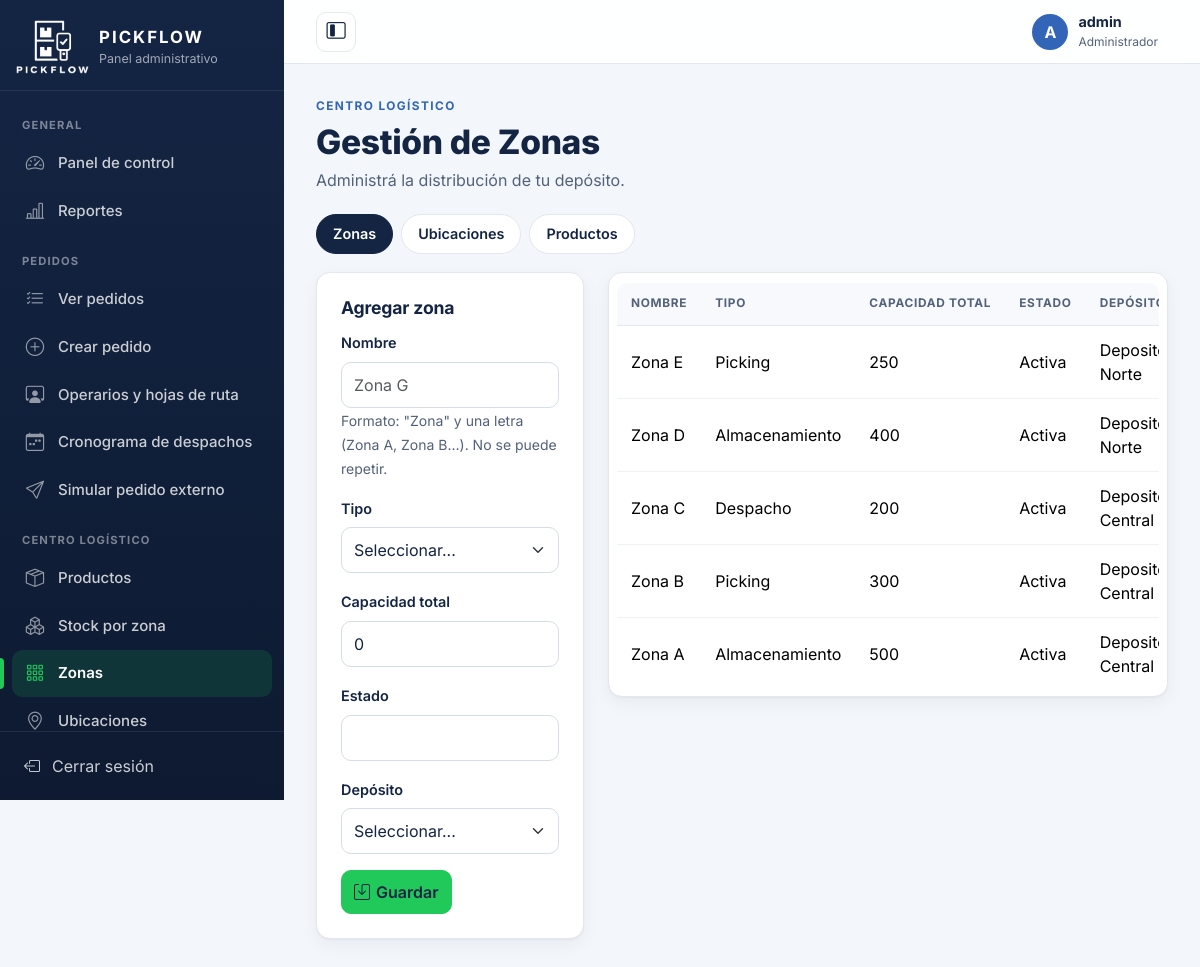
/index.php?c=logistica&tipo=zonas (signed in), run on an earlier commit of the app's database.
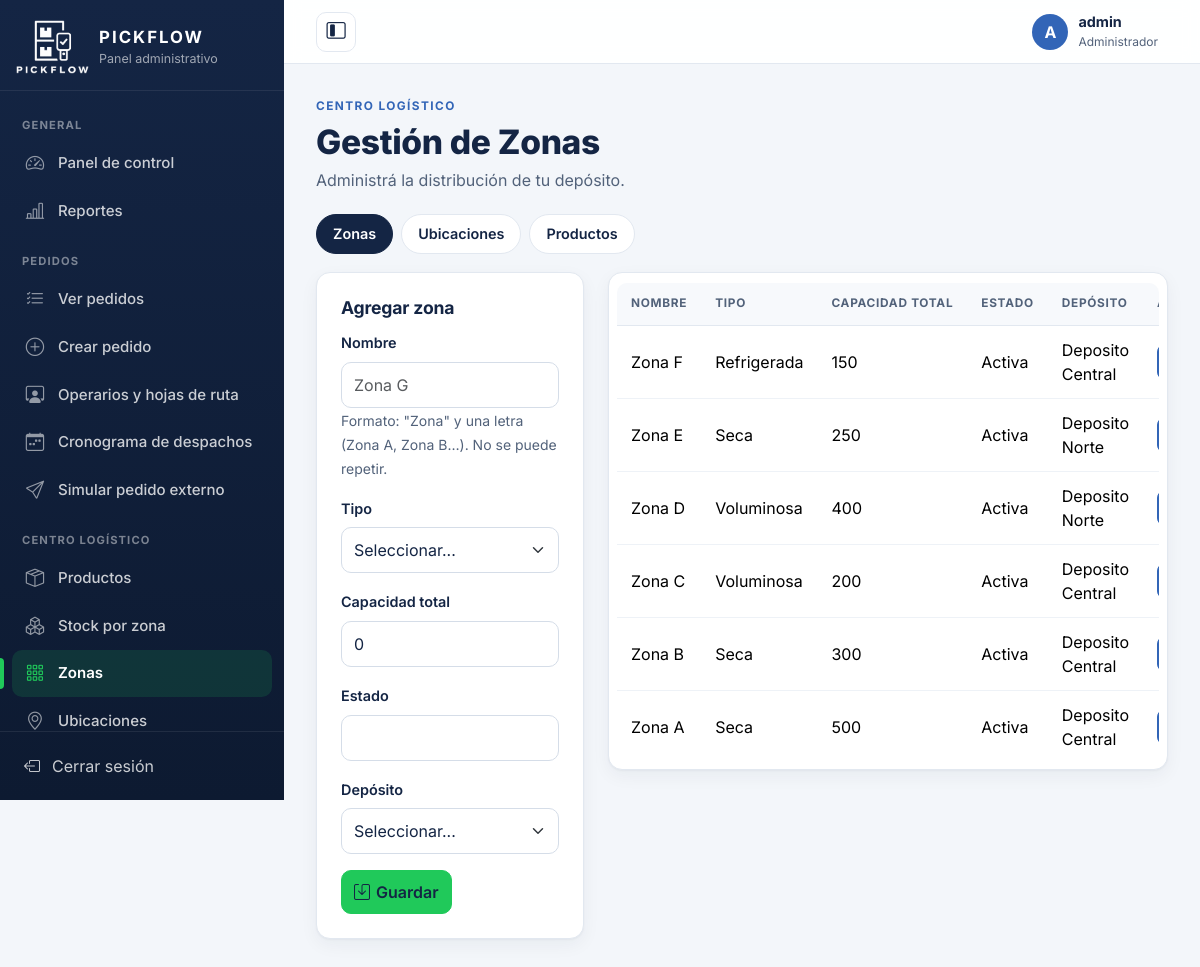
And on a later commit of the database.
### tables this page shows
CREATE TABLE Zona (
    id_zona INT AUTO_INCREMENT PRIMARY KEY,
    nombre VARCHAR(100) NOT NULL,
    tipo VARCHAR(30) NOT NULL,                  
    capacidad_total INT NOT NULL DEFAULT 0,
    estado VARCHAR(20) NOT NULL,
    id_deposito INT NOT NULL,
    FOREIGN KEY (id_deposito) REFERENCES Deposito(id_deposito)
);

CREATE TABLE Deposito (
    id_deposito INT AUTO_INCREMENT PRIMARY KEY,
    nombre VARCHAR(100) NOT NULL,
    direccion VARCHAR(150) NOT NULL,
    localidad VARCHAR(100) NOT NULL
);

### controller/Controlador.php (called while the page is built, shortened)
<?php
abstract class Controlador
{
    protected function vista($vista, array $datos = [])
    {
        $datos['csrf'] = $this->tokenCsrf();
        $datos['sesion'] = ['usuario' => (string)($_SESSION['usuario'] ?? ''), 'rol' => $this->rol(), 'foto' => $this->fotoUsuario()];
        extract($datos);
        require RAIZ . '/view/' . $vista . '.php';
    }
    protected function rol()
    {
        return $_SESSION['rol'] ?? '';
    }
    protected function fotoUsuario()
    {
        if ($this->rol() !== 'operario') {
            return null;
        }
        return fotoPerfil($_SESSION['foto']);
    }
    protected function tokenCsrf()
    {
        return $_SESSION['csrf'];
    }
}

### controller/LogisticaController.php (called while the page is built, shortened)
<?php
class LogisticaController extends Controlador
{
    public function index()
    {
        $esZona = ($_GET['tipo'] ?? 'zonas') !== 'ubicaciones';
        $tipo = $esZona ? 'zonas' : 'ubicaciones';
        $modelo = $esZona ? new Zona() : new Ubicacion();
        $campos = $esZona
            ? ['nombre', 'tipo', 'capacidad_total', 'estado', 'id_deposito']
            : ['pasillo', 'estante', 'posicion', 'disponible', 'id_zona'];
        $error = '';
        $previo = null;
        $editar = isset($_GET['editar']) ? $modelo->buscar((int)$_GET['editar']) : null;
        $this->vista('admin/logistica', [
            'tipo' => $tipo,
            'esZona' => $esZona,
            'campos' => $campos,
            'etiquetas' => $esZona
                ? ['Nombre', 'Tipo', 'Capacidad total', 'Estado', 'Depósito']
                : ['Pasillo', 'Estantería', 'Nivel', 'Disponible', 'Zona'],
            'clave' => $esZona ? 'id_zona' : 'id_ubicacion',
            'filas' => $esZona ? $modelo->listarConDeposito() : $modelo->listarConZona(),
            'opciones' => [
                'id_deposito' => (new Deposito())->listar(),
                'id_zona' => (new Zona())->listar(),
            ],
            'tiposZona' => Zona::TIPOS,
            'formatosUbicacion' => Ubicacion::FORMATOS,
            'editar' => $editar,
            'valoresForm' => $previo ?? $editar,
            'error' => $error,
            'mensaje' => (string)($_GET['mensaje'] ?? ''),
        ]);
    }
}

### index.php (called while the page is built, shortened)
<?php
require RAIZ . '/model/Conexion.php';
require RAIZ . '/model/Modelo.php';
require RAIZ . '/view/ayudas.php';
require RAIZ . '/controller/Controlador.php';
$accion = $_GET['a'] ?? 'index';
$controlador = new $rutas[$nombre]();
$controlador->$accion();

### view/ayudas.php (called while the page is built, shortened)
<?php
function e($texto)
{
    return htmlspecialchars((string)$texto, ENT_QUOTES, 'UTF-8');
}
function url($controlador = 'inicio', $accion = 'index', array $parametros = [])
{
    $ruta = ['c' => $controlador];
    if ($accion !== 'index') {
        $ruta['a'] = $accion;
    }
    return 'index.php?' . http_build_query($ruta + $parametros, '', '&', PHP_QUERY_RFC3986);
}
function recurso($ruta)
{
    $archivo = __DIR__ . '/../' . $ruta;
    return strpos($ruta, '://') === false && is_file($archivo) ? $ruta . '?v=' . filemtime($archivo) : $ruta;
}

### model/Modelo.php (called while the page is built, shortened)
<?php
abstract class Modelo
{
    protected $db;
    public function __construct()
    {
        $this->db = Conexion::obtener();
    }
    protected function preparar($sql, $tipos = '', array $parametros = [])
    {
        $stmt = $this->db->prepare($sql);
        $stmt->execute();
        return $stmt;
    }
    protected function filas($sql, $tipos = '', array $parametros = [])
    {
        $stmt = $this->preparar($sql, $tipos, $parametros);
        $resultado = $stmt->get_result();
        $filas = $resultado ? $resultado->fetch_all(MYSQLI_ASSOC) : [];
        return $filas;
    }
}

### model/Conexion.php (called while the page is built, shortened)
<?php
class Conexion
{
    private static $conexion = null;
    public static function obtener()
    {
        if (self::$conexion === null) {
            try {
                $conexion = new mysqli(self::SERVIDOR, self::USUARIO, self::PASSWORD, self::BASE_DATOS, self::PUERTO);
            } catch (mysqli_sql_exception $ex) {
                error_log('PICKFLOW: error de conexión MySQL: ' . $ex->getMessage());
                http_response_code(503);
                exit('No se pudo conectar con la base de datos. Verificá que MySQL esté iniciado.');
            }
            $conexion->set_charset('utf8mb4');
            $conexion->query("SET time_zone = '-03:00'");
            self::$conexion = $conexion;
        }
        return self::$conexion;
    }
}

### model/Zona.php (called while the page is built, shortened)
<?php
class Zona extends Modelo
{
    public function listar()
    {
        return $this->filas("SELECT id_zona, nombre, tipo FROM Zona ORDER BY nombre");
    }
    public function listarConDeposito()
    {
        return $this->filas("SELECT z.*, d.nombre AS relacionado FROM Zona z JOIN Deposito d ON d.id_deposito = z.id_deposito ORDER BY z.id_zona DESC");
    }
}

### view/admin/logistica.php (the view, shortened to what the changed rows need)
<?php
$titulo = $esZona ? 'Zonas' : 'Ubicaciones';
$seccion = $tipo;
$entidad = $esZona ? 'zona' : 'ubicación';
$urlPagina = url('logistica', 'index', ['tipo' => $tipo]);
require RAIZ . '/view/layout/cabecera.php';
?>
<section class="encabezado">
    <h1>Gestión de <?= e($titulo) ?></h1>
</section>
<div class="row g-4">
    <div class="col-xl-4">
        <div class="tarjeta">
            <h2 class="tarjeta-titulo"><?= $editar ? 'Editar' : 'Agregar' ?> <?= e($entidad) ?></h2>
            <form method="post" action="<?= e($urlPagina) ?>">
                <?php foreach ($campos as $i => $campo) { ?>
                    <div class="mb-3">
                        <label class="form-label" for="<?= e($campo) ?>"><?= e($etiquetas[$i]) ?></label>
                        <?php if (in_array($campo, ['id_deposito', 'id_zona'], true)) { ?>
                            <select class="form-select" name="<?= e($campo) ?>" id="<?= e($campo) ?>" required>
                                <option value="">Seleccionar...</option>
                            </select>
                        <?php } elseif ($esZona && $campo === 'nombre') {
                            $usados = array_column(array_filter($filas, fn($z) => (int)$z['id_zona'] !== (int)($editar['id_zona'] ?? 0)), 'nombre'); ?>
                            <input class="form-control" id="nombre" name="nombre" type="text" maxlength="6" autocomplete="off"
                                   pattern="[Zz]ona [A-Za-z]" title='Escribí "Zona" y una letra, por ejemplo Zona G.' placeholder="Zona G"
                                   data-usados="<?= e(json_encode(array_values($usados))) ?>"
                                   value="<?= e($valoresForm['nombre'] ?? '') ?>" required>
                            <small class="text-secondary">Formato: "Zona" y una letra (Zona A, Zona B…). No se puede repetir.</small>
                        <?php } elseif ($campo === 'tipo') { ?>
                            <select class="form-select" name="tipo" id="tipo" required>
                                <option value="">Seleccionar...</option>
                            </select>
                        <?php } else { ?>
                            <input class="form-control" id="<?= e($campo) ?>" name="<?= e($campo) ?>"
                                   type="<?= $campo === 'capacidad_total' ? 'number' : 'text' ?>" <?= $campo === 'capacidad_total' ? 'min="0"' : '' ?>
                                   maxlength="100" value="<?= e($valoresForm[$campo] ?? ($campo === 'capacidad_total' ? '0' : '')) ?>" required>
                        <?php } ?>
                    </div>
                <?php } ?>
            </form>
        </div>
    </div>
    <div class="col-xl-8">
        <div class="tarjeta-tabla">
            <div class="table-responsive">
                <table class="table align-middle">
                    <thead><tr><?php foreach ($etiquetas as $etiqueta) { ?><th><?= e($etiqueta) ?></th><?php } ?><th>Acciones</th></tr></thead>
                    <tbody>
                    <?php foreach ($filas as $r) { ?>
                        <tr>
                            <?php foreach ($campos as $campo) { ?>
                                <td><?= e(in_array($campo, ['id_zona', 'id_deposito'], true) ? $r['relacionado'] : ($campo === 'disponible' ? ($r[$campo] ? 'Sí' : 'No') : $r[$campo])) ?>
                                    <?php if ($campo === 'estante' && Ubicacion::esSectorPiso($r[$campo])) { ?><span class="etiqueta-piso">Sector de piso</span><?php } ?></td>
                            <?php } ?>
                            <td class="text-nowrap">
                            </td>
                        </tr>
                    <?php } if (!$filas) { ?>
                        <tr><td colspan="6" class="text-center">No hay registros todavía.</td></tr>
                    <?php } ?>
                    </tbody>
                </table>
            </div>
        </div>
    </div>
</div>
<?php require RAIZ . '/view/layout/pie.php'; ?>

### view/layout/cabecera.php (shortened to what the changed rows need)
<?php
$esAdmin = $sesion['rol'] === 'admin';
$menuLateral = $esAdmin ? [
    'General' => [
        ['admin', 'admin', 'index', [], 'bi-speedometer2', 'Panel de control'],
        ['reportes', 'reporte', 'index', [], 'bi-bar-chart-line', 'Reportes'],
    ],
    'Pedidos' => [
        ['pedidos', 'pedido', 'index', [], 'bi-list-check', 'Ver pedidos'],
        ['pedido-nuevo', 'pedido', 'nuevo', [], 'bi-plus-circle', 'Crear pedido'],
        ['seguimiento', 'seguimiento', 'index', [], 'bi-person-workspace', 'Operarios y hojas de ruta'],
        ['cronograma', 'cronograma', 'index', [], 'bi-calendar-week', 'Cronograma de despachos'],
        ['simulador', 'api', 'simulador', [], 'bi-send', 'Simular pedido externo'],
    ],
    'Centro logístico' => [
        ['productos', 'producto', 'index', [], 'bi-box-seam', 'Productos'],
        ['inventario', 'logistica', 'inventario', [], 'bi-boxes', 'Stock por zona'],
        ['zonas', 'logistica', 'index', ['tipo' => 'zonas'], 'bi-grid-3x3-gap', 'Zonas'],
        ['ubicaciones', 'logistica', 'index', ['tipo' => 'ubicaciones'], 'bi-geo-alt', 'Ubicaciones'],
    ],
    'Personal' => [
        ['operarios', 'operario', 'index', [], 'bi-people', 'Operarios'],
        ['desempeno', 'logro', 'desempeno', [], 'bi-trophy', 'Desempeño y logros'],
    ],
    'Control ambiental' => [
        ['sensores', 'sensor', 'index', [], 'bi-thermometer-snow', 'Monitor de sensores'],
        ['sensores-reporte', 'sensor', 'reporte', [], 'bi-file-earmark-bar-graph', 'Reporte de sensores'],
    ],
] : [
    'Mi trabajo' => [
        ['mis-pedidos', 'picking', 'index', [], 'bi-clipboard-check', 'Mis pedidos'],
        ['cronograma', 'cronograma', 'index', [], 'bi-calendar-week', 'Mi cronograma'],
        ['historial', 'historial', 'index', [], 'bi-clock-history', 'Mi historial'],
        ['logros', 'logro', 'index', [], 'bi-trophy', 'Mis logros'],
    ],
    'Cuenta' => [
        ['perfil', 'perfil', 'index', [], 'bi-person-circle', 'Mi perfil'],
    ],
];
$seccion = $seccion ?? '';
?>
<!DOCTYPE html>
<html lang="es">
<head>
<link href="https://cdn.jsdelivr.net/npm/bootstrap@5.3.3/dist/css/bootstrap.min.css" rel="stylesheet">
<link rel="stylesheet" href="https://cdn.jsdelivr.net/npm/bootstrap-icons@1.11.3/font/bootstrap-icons.min.css">
<link rel="stylesheet" href="<?= e(recurso('css/app.css')) ?>">
</head>
<body class="app">
<div class="app-layout">
    <aside class="app-sidebar offcanvas-xl offcanvas-start" id="menuLateral" tabindex="-1" aria-label="Menú principal">
        <nav class="sidebar-nav" aria-label="Opciones del sistema">
            <?php foreach ($menuLateral as $menuGrupo => $menuOpciones) { ?>
                <p class="sidebar-grupo"><?= e($menuGrupo) ?></p>
                <ul>
                    <?php foreach ($menuOpciones as [$mClave, $mControlador, $mAccion, $mParametros, $mIcono, $mTexto]) { $mActiva = $mClave === $seccion; ?>
                        <li>
                            <a href="<?= e(url($mControlador, $mAccion, $mParametros)) ?>" class="<?= $mActiva ? 'activa' : '' ?>" <?= $mActiva ? 'aria-current="page"' : '' ?>>
                                <i class="bi <?= $mIcono ?>" aria-hidden="true"></i><span><?= e($mTexto) ?></span>
                            </a>
                        </li>
                    <?php } ?>
                </ul>
            <?php } ?>
        </nav>
    </aside>
    <div class="app-principal">
        <main id="contenido" class="app-contenido">

What changed in the data, as far as the page shows it:
added zona: nombre "Zona F", tipo "Refrigerada", capacidad_total "150", estado "Activa", id_deposito.nombre "Deposito Central"
Also different on the page:
new list line: "Seca"
new list line: "Voluminosa"
list line gone: "Picking"
list line gone: "Almacenamiento"
list line gone: "Despacho"
